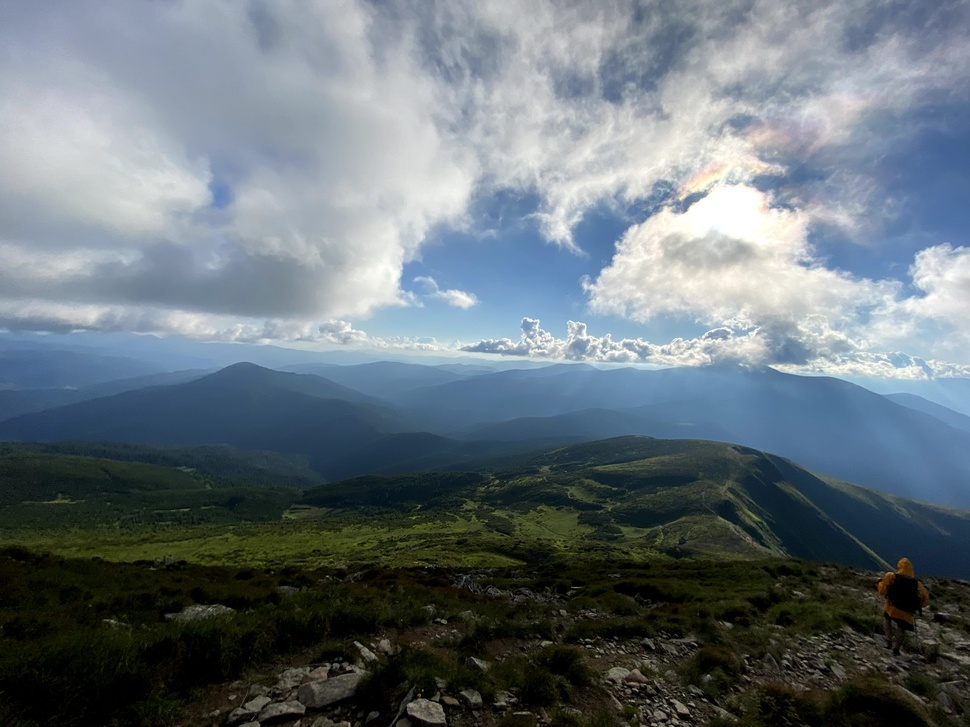
#> input picture lab3/images/input.jpg, 970 x 727 px, shrunk from 4032 x 3024 before the run
$ python algorithm.py
#> lines starting #> are read from the running program, lines starting #| are printed output that depends on the picture
import numpy as np
import matplotlib.pyplot as plt
import os
from PIL import Image


def generate_test_image(width=400, height=400):
    """Генерує яскраве тестове зображення для обробки, якщо немає власного."""
    x = np.linspace(0, 1, width)
    y = np.linspace(0, 1, height)
    xx, yy = np.meshgrid(x, y)

    r = (np.sin(xx * 10) * 0.5 + 0.5) * 255
    g = (np.cos(yy * 10) * 0.5 + 0.5) * 255
    b = (np.sin((xx + yy) * 5) * 0.5 + 0.5) * 255

    img = np.stack((r, g, b), axis=-1).astype(np.uint8)
    return img


def apply_gradient_blend(original, filtered, mask):
    """Матричне змішування двох зображень за маскою [0..1]"""
    # Розширюємо маску до 3 каналів (H, W, 1) для матричного множення
    mask_3d = np.expand_dims(mask, axis=-1)
    result = original * (1 - mask_3d) + filtered * mask_3d
    return np.clip(result, 0, 255).astype(np.uint8)


# === 1. ФУНКЦІЇ ФІЛЬТРІВ ===
def filter_grayscale(img):
    gray = np.dot(img[..., :3], [0.299, 0.587, 0.114])
    return np.stack((gray, gray, gray), axis=-1)


def filter_negative(img):
    return 255 - img


def filter_sepia(img):
    sepia_matrix = np.array([
        [0.393, 0.769, 0.189],
        [0.349, 0.686, 0.168],
        [0.272, 0.534, 0.131]
    ])
    # Матричне множення тензорів: img @ sepia_matrix.T
    sepia = np.dot(img[..., :3], sepia_matrix.T)
    return np.clip(sepia, 0, 255)


# === 2. ФУНКЦІЇ ГРАДІЄНТІВ ===
def gradient_diagonal(h, w):
    x, y = np.meshgrid(np.arange(w), np.arange(h))
    return (x + y) / (w + h - 2)


def gradient_from_center(h, w):
    x, y = np.meshgrid(np.arange(w), np.arange(h))
    cx, cy = w / 2, h / 2
    dist = np.sqrt((x - cx) ** 2 + (y - cy) ** 2)
    max_dist = np.sqrt(cx ** 2 + cy ** 2)
    return dist / max_dist


def gradient_to_center(h, w):
    return 1.0 - gradient_from_center(h, w)


# === 3. ГОЛОВНИЙ БЛОК ===
def main():
    # Завантаження або генерація зображення
    filename = "images/input.jpg"
    if os.path.exists(filename):
        img = np.array(Image.open(filename).convert('RGB'))
#> img is the input picture: shape (727, 970, 3); mean R, G, B 103.3, 114.6, 121.4
    else:
        print("Файл зображення не знайдено, генеруємо тестове зображення...")
        img = generate_test_image(500, 500)

    h, w, _ = img.shape
#> h = 727; w = 970

    # --- Генерація відфільтрованих версій ---
    img_gray = filter_grayscale(img)
    img_neg = filter_negative(img)
    img_sepia = filter_sepia(img)
#> in filter_sepia, `sepia = np.dot(img[..., :3], sepia_matrix.T)`:
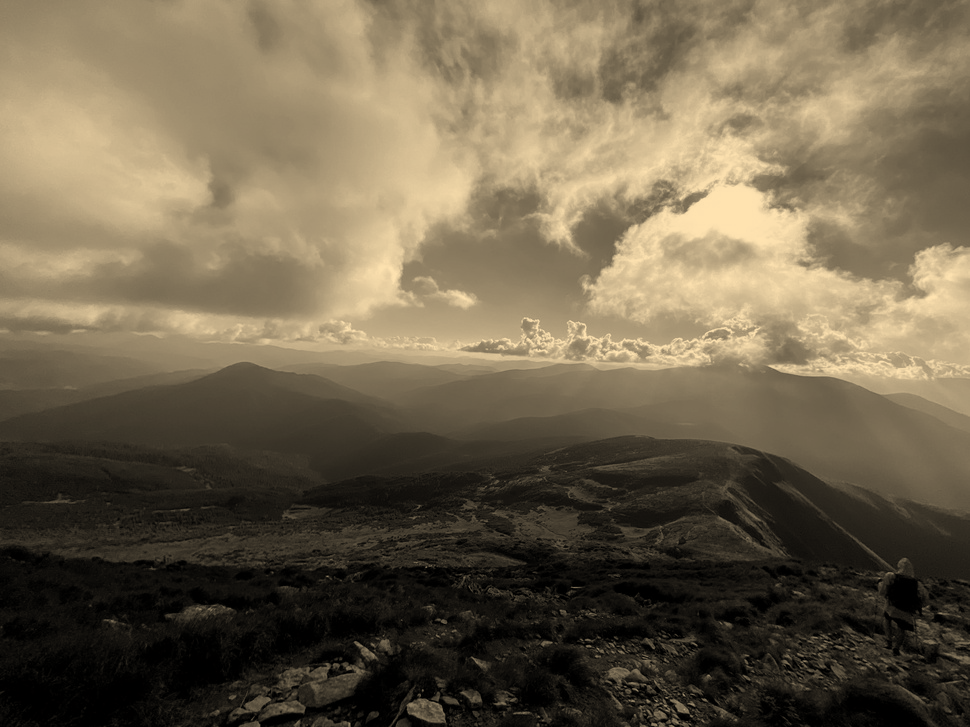
#> sepia: shape (727, 970, 3) float64; mean R, G, B 151.7, 135.1, 105.2; drawn with min black and max white
#> in filter_sepia, `return np.clip(sepia, 0, 255)`:
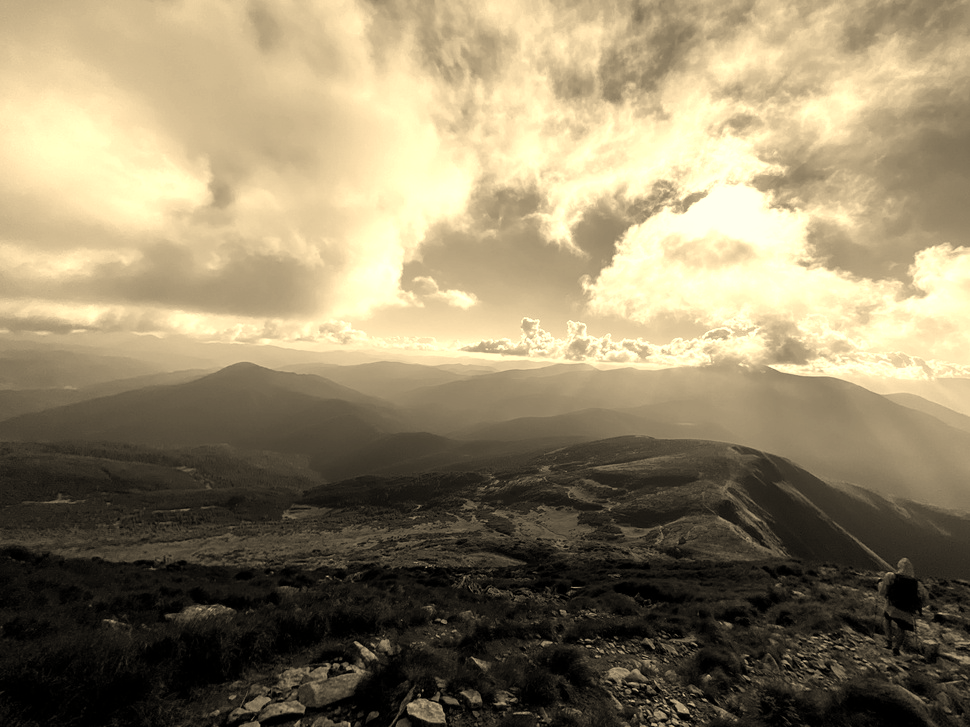
#> returned value: shape (727, 970, 3) float64; mean of channels 0, 1, 2 146.4, 133.7, 105.2; drawn as R, G, B

    # --- Генерація градієнтних масок ---
    mask_diag = gradient_diagonal(h, w)
    mask_to_center = gradient_to_center(h, w)
    mask_from_center = gradient_from_center(h, w)

    # --- Змішування (Синтез ефектів) ---
    res_1 = apply_gradient_blend(img, img_gray, mask_diag)
    res_2 = apply_gradient_blend(img, img_neg, mask_to_center)
#> in apply_gradient_blend (call 2), `mask_3d = np.expand_dims(mask, axis=-1)`:
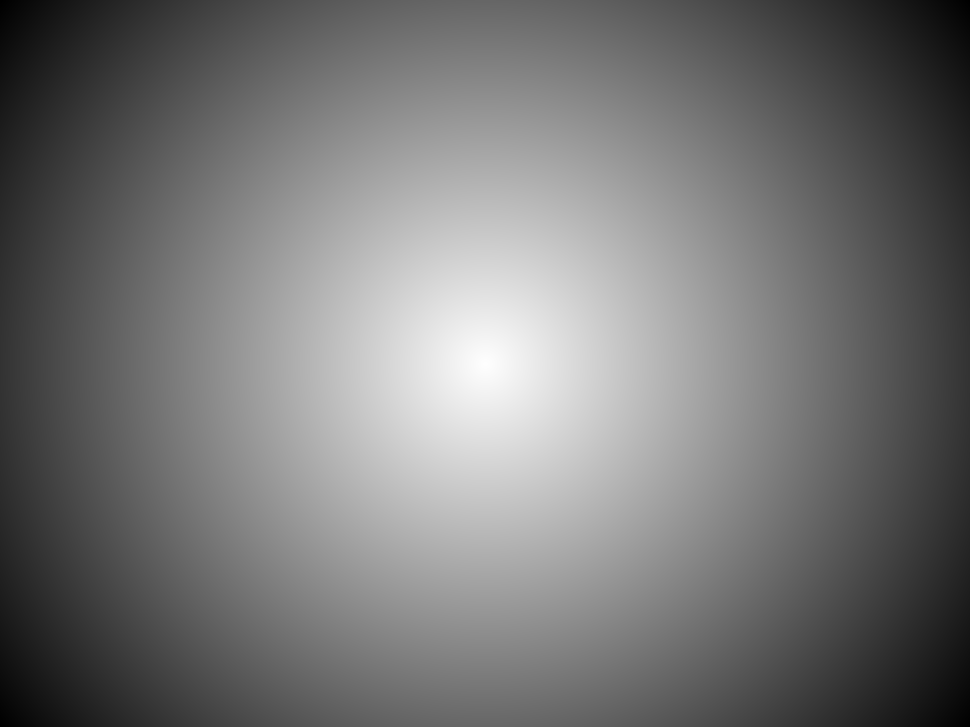
#> mask_3d: shape (727, 970, 1) float64; min 0, max 0.999, mean 0.461
#> in apply_gradient_blend (call 2), `result = original * (1 - mask_3d) + filtered * mask_3d`:
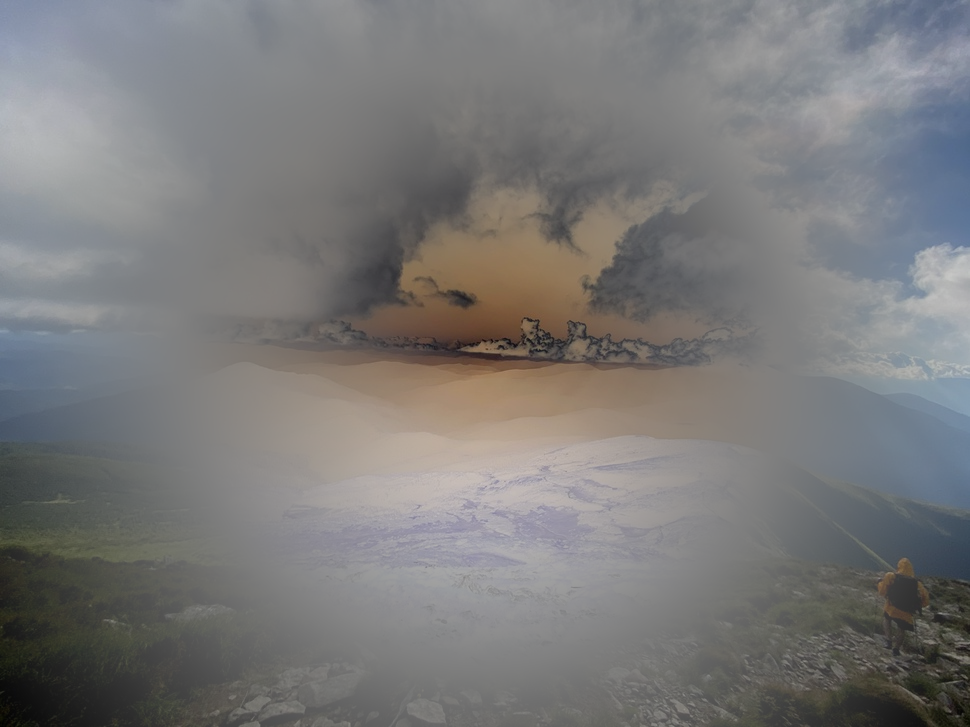
#> result: shape (727, 970, 3) float64; mean R, G, B 122.3, 121.8, 121.8
    res_3 = apply_gradient_blend(img, img_sepia, mask_from_center)
#> in apply_gradient_blend (call 3), `mask_3d = np.expand_dims(mask, axis=-1)`:
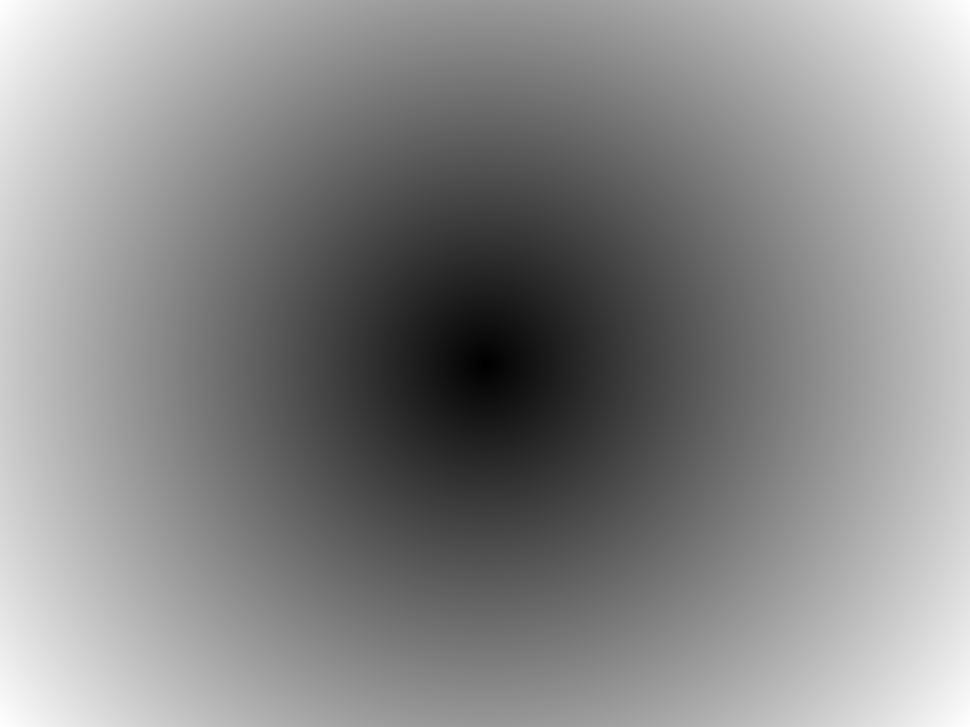
#> mask_3d: shape (727, 970, 1) float64; min 0.000825, max 1, mean 0.539
#> in apply_gradient_blend (call 3), `result = original * (1 - mask_3d) + filtered * mask_3d`:
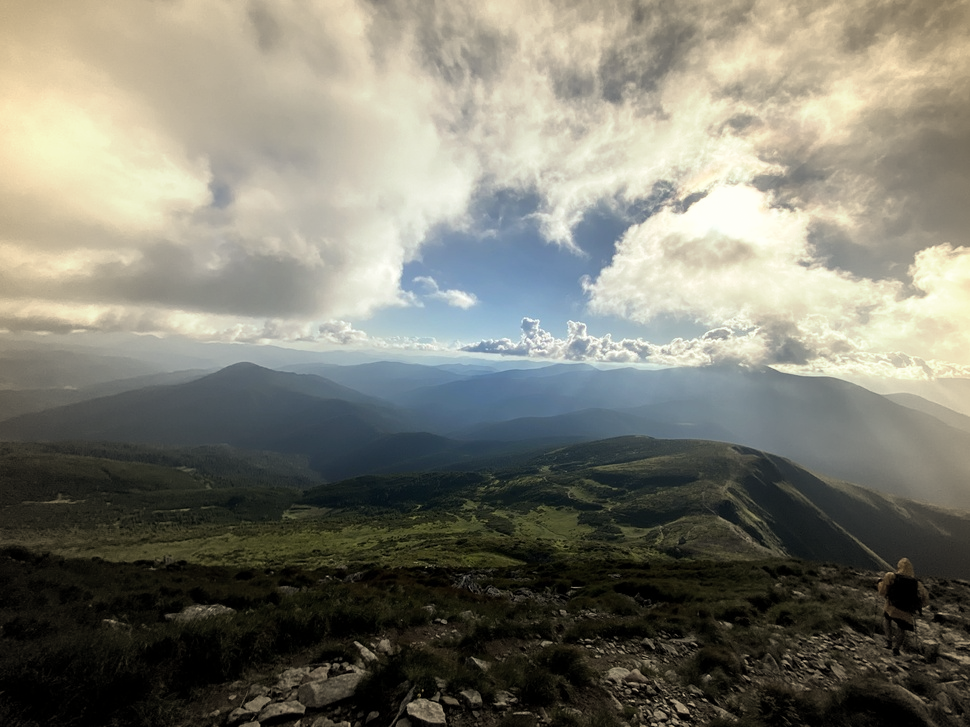
#> result: shape (727, 970, 3) float64; mean R, G, B 125.6, 124.8, 113.2; drawn with min black and max white

    # --- Візуалізація результатів ---
    fig, axs = plt.subplots(2, 2, figsize=(10, 10))
    fig.canvas.manager.set_window_title("Рівень III: Матрична обробка зображень")

    axs[0, 0].imshow(img)
    axs[0, 0].set_title("Оригінальне зображення", fontsize=12)
    axs[0, 0].axis('off')

    axs[0, 1].imshow(res_1)
    axs[0, 1].set_title("Відтінки сірого\n(Градієнт: Діагональ)", fontsize=12)
    axs[0, 1].axis('off')

    axs[1, 0].imshow(res_2)
    axs[1, 0].set_title("Негатив\n(Градієнт: До центру)", fontsize=12)
    axs[1, 0].axis('off')

    axs[1, 1].imshow(res_3)
    axs[1, 1].set_title("Сепія\n(Градієнт: Від центру)", fontsize=12)
    axs[1, 1].axis('off')

    plt.tight_layout()
    plt.show()


if __name__ == "__main__":
    main()
